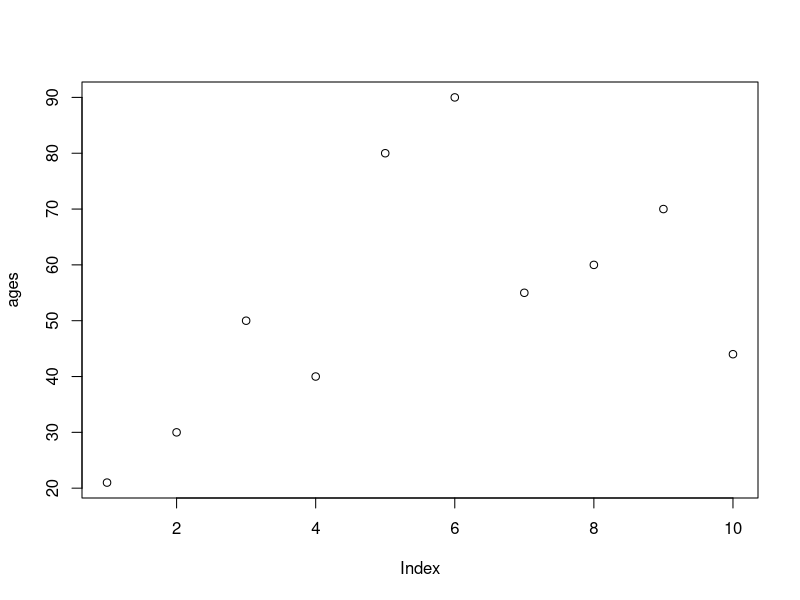
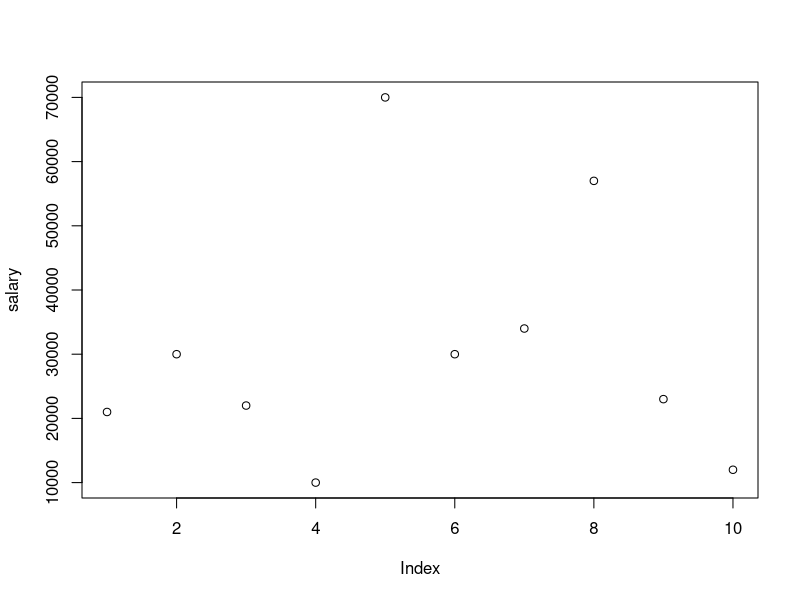
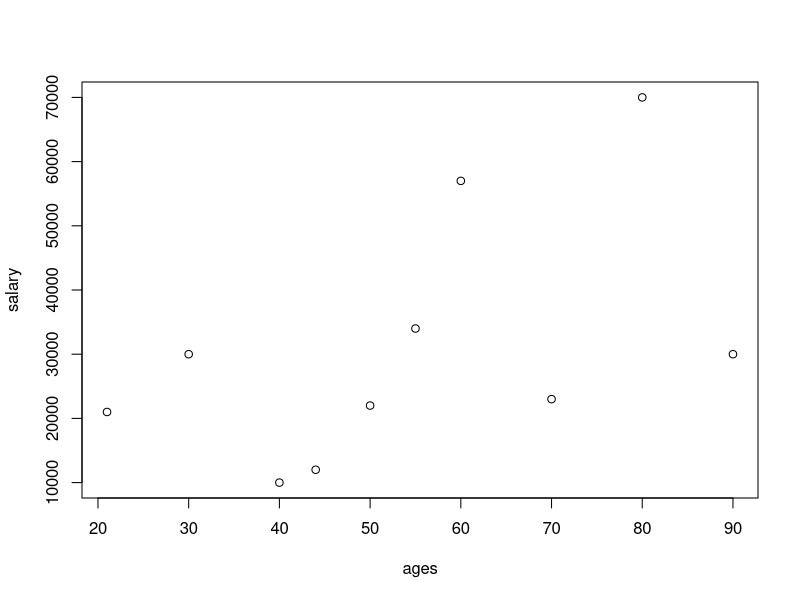
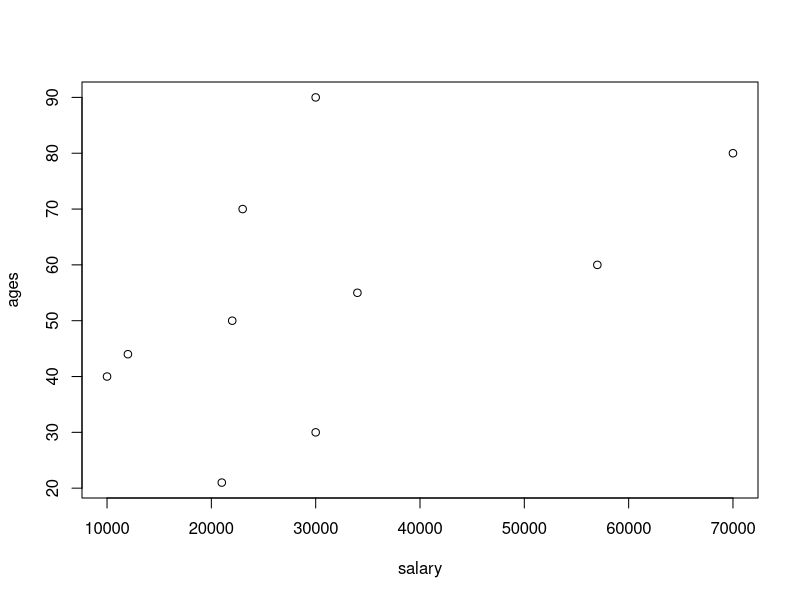
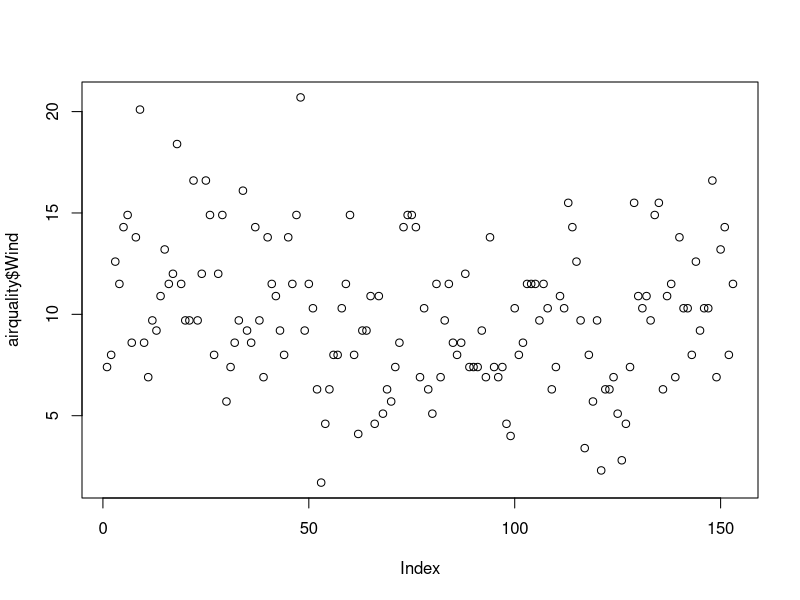
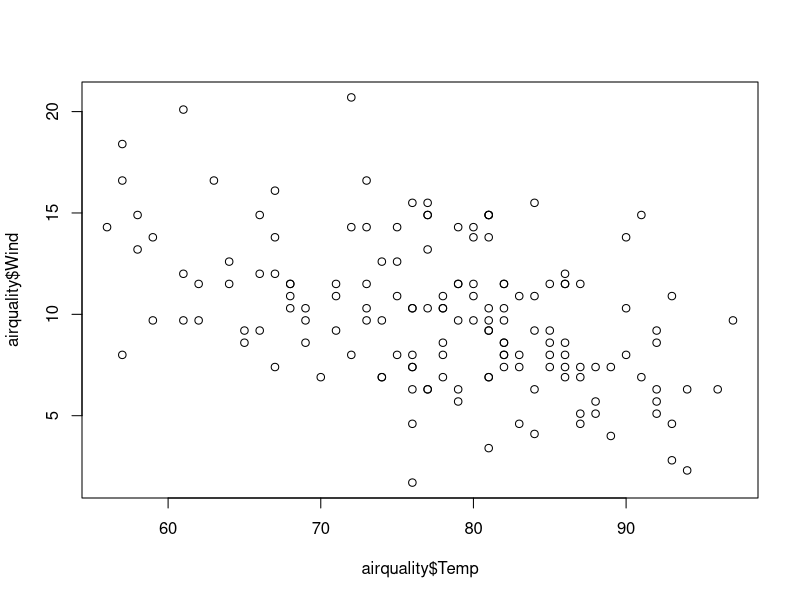
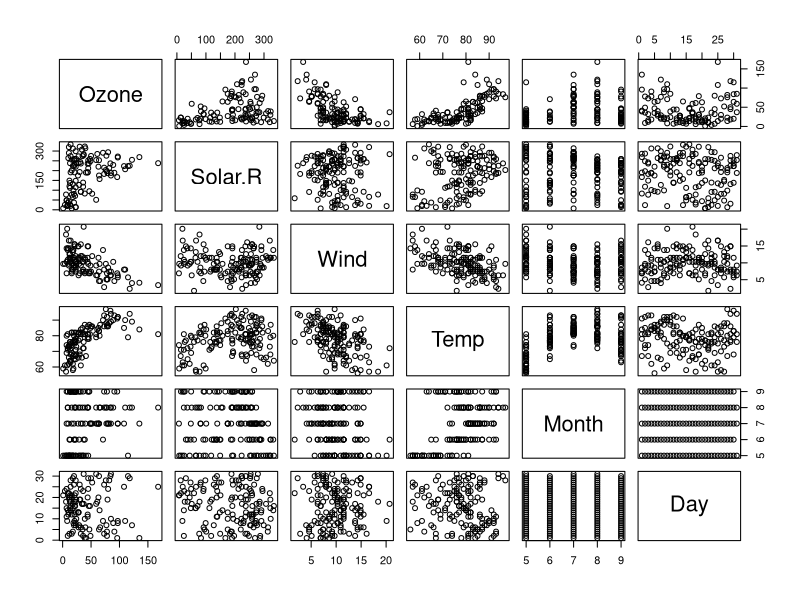
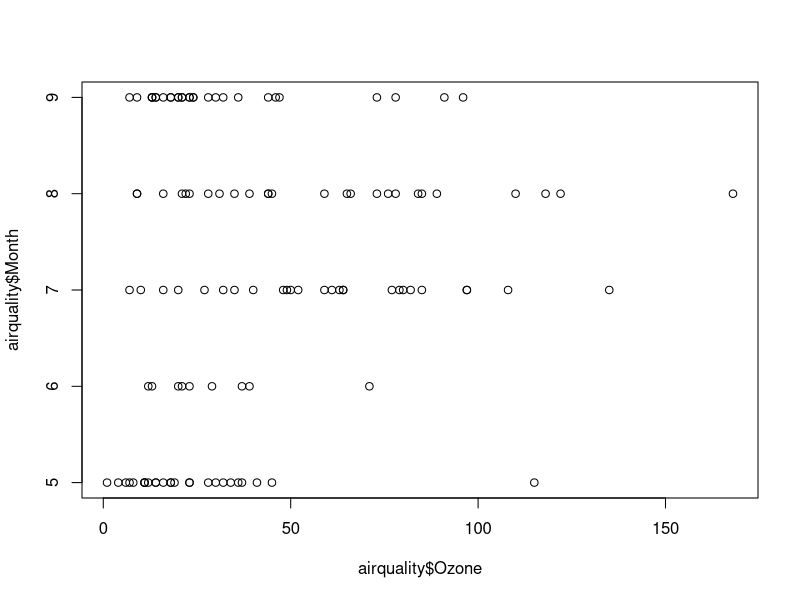

Reproduce these figures in R, in order. (Note: this script raises an error after producing the figures.)

# VISUALISATION USING R 

ages= c(21,30,50,40,80,90,55,60,70,44)
plot(ages)

salary = c(21000,30000,22000,10000,70000,30000,34000,57000,23000,12000)
plot(salary)

plot(ages,salary) # 1st - x axis 2nd - Y axis
plot(salary,ages)

help(plot)
##################################################################



airquality =datasets :: airquality
airquality

head(airquality,10) # top 10 rows
tail(airquality,10)
names(airquality)   #name of all columns

airquality[,c(1,2)] #all rows and first two columns
df = airquality[,-6]  # excludes column no 6
df

summary(airquality[,1]) # summary statistics of the wind colun 
summary(airquality$Temp)

airquality$Wind  # displays column values

summary(airquality) # summary for all columns

########################################################

plot(airquality$Wind)
plot(airquality$Temp,airquality$Wind,type="p")
plot(airquality) #scatterplot
help(plot)
plot(airquality$Ozone,airquality$Month)
plot(airquality$Month,airquality$Ozone)
 
#points and lines
plot(airquality$Wind, type ="p") # p: points, l:line, b: both
plot(airquality$Wind, type ="l")
plot(airquality$Wind, type ="b")

help(plot)

plot(airquality$Wind,
     xlab = "Ozone Concentration",
     ylab = "No.of Instances",
     main = "Ozone levels in NY city",
     col ="red",
     type = "l")

plot(airquality,col="red") #plot of entire dataset

plot(airquality$Ozone,airquality$Solar.R)
plot(airquality$Solar.R,airquality$Ozone)

#Horizontal Bar plot

barplot(airquality$Ozone,
        main = "Ozone conc. of air",
        ylab = "ozone levels",
        col = "blue",
        horiz = T,
        axes = F)

help(barplot)

# HISTOGRAM

hist(airquality$Temp)

hist(airquality$Temp,
     main = "Solar Radiation values in air",
     xlab = "Solar rad",
     col = "blue",
     border = "red")

help(hist)

#BOXPLOT
help(boxplot)

boxplot(airquality$Wind,
        main = "BOXPLOT",
        col = "blue",
        border = "red",
        horizontal = T)

#we directly get values of outliers

boxplot.stats(airquality$Wind)$out

airquality$Wind

#Multiple Box plots

boxplot(airquality[,1:4],
        main = "Multiple BOXPLOT",
        col = "pink",
        horizontal = T)

boxplot.stats(airquality)$out


# GRID FORMATION SO AS TO PLOT MULTIPLE PLOTS
help(par)
par(mfrow = c(3,3), mar = c(1,2,1,2), las = 0, bty ="n")
plot(airquality$Ozone)
plot(airquality$Ozone, airquality$Wind)
plot(airquality$Ozone, type = "l")
plot(airquality$Wind, type = "l")
plot(airquality$Solar.R, type = "l")
barplot(airquality$Ozone,
        main = "Ozone conc. of air",
        ylab = "ozone levels",
        col = "blue",
        horiz = T,
        axes = F)


hist(airquality$Temp,
     main = "Solar Radiation values in air",
     xlab = "Solar rad",
     col = "blue",
     border = "red")
hist(airquality$Temp)
boxplot(airquality$Wind,
        main = "BOXPLOT",
        col = "blue",
        border = "red",
        horizontal = T)

airquality
max(airquality$Wind)
min(airquality$Temp)
min(airquality$Solar.R)
mean(airquality$Solar.R) #due to presence of NA value it does not give output
mean(airquality$Wind)

mean(airquality$Solar.R,na.rm=T) # na.rm is used to remove NA values
median(airquality$Ozone)
median(airquality$Ozone, na.rm=T)
min(airquality$Ozone)
min(airquality$Ozone, na.rm =T)


#Variance

var(airquality$Wind)

#Std deviation
sd(airquality$Ozone, na.rm=T)

skewness(airquality$Ozone) #error due to moments package not installed

kurtosis(airquality$Ozone) #error

skewness(airquality$Ozone, na.rm=T)

kurtosis(airquality$Ozone, na.rm=T)

# DENSITY PLOT

plot(density(airquality$Wind))
plot(density(airquality$Wind),na.rm =T)

??density #checks Kernal Density Estimation

## IN class Exercise